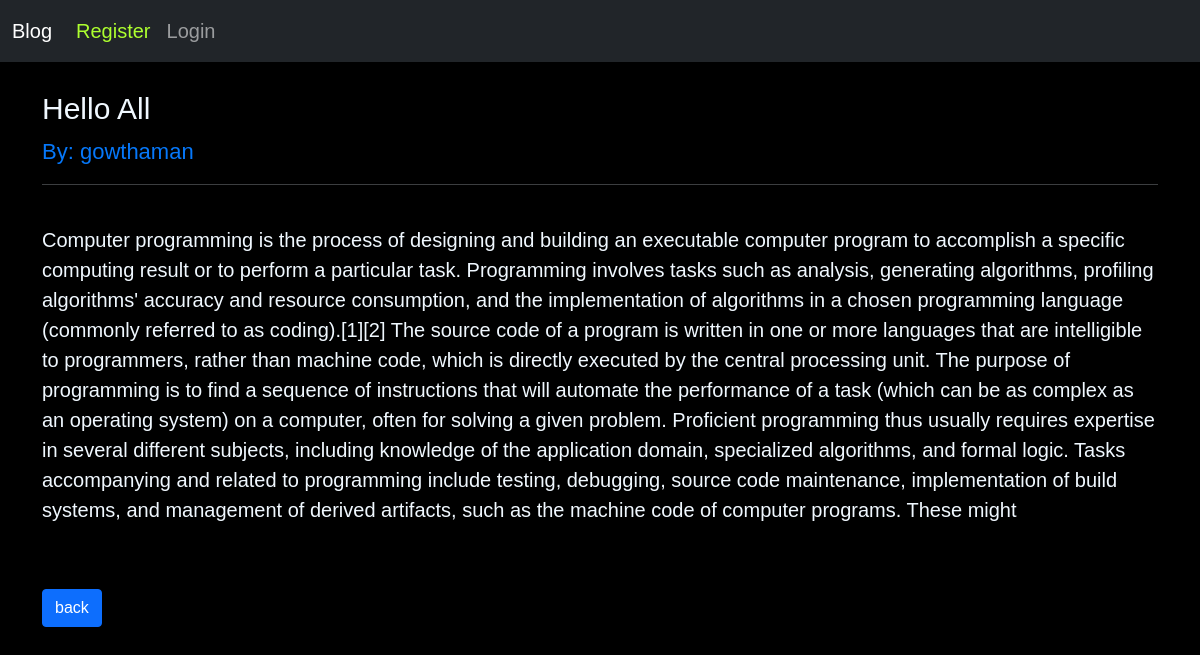
Screenshot of /article/8 with the database file from the repository.
### myblog/models.py (models this page shows, shortened)
class post(models.Model):
    title = models.CharField(max_length=25)
    author = models.ForeignKey(User, on_delete=models.CASCADE)
    body = models.TextField()

### myblog/views.py (the view)
# urls.py: path('article/<int:pk>', articleview.as_view(), name = "article"),
class articleview(DetailView):
    model = post
    template_name = "article.html"

### myblog/templates/article.html (shortened to what this page needs)
{% extends 'base.html' %}
{% block content %}
<br>
    <h1>{{post.title}} &nbsp;
    <br></h1>
    <small>By: {{post.author}}</small>
    <hr>
    <br>
    <p>{{post.body}}</p>
    <br>
    <br>
    <a href="{% url 'home'  %}" class="btn btn-primary">back</a> <br>
{% endblock %}

### myblog/templates/base.html (style rules this page uses)
body { font-family: 'Gill Sans', 'Gill Sans MT', Calibri, 'Trebuchet MS', sans-serif; background-color: black; }
h1 { color: aliceblue; margin-top: 5px; font-size: 30px; }
a { text-decoration: none; font-size: 20px; }
small { color: rgb(6, 120, 250); font-size: 22px; }
hr { color: aliceblue; }
p { color:aliceblue; font-size: 20px; }

### rows the page displays
post: title "Hello All", author "gowthaman", body "Computer programming is the process of designing and building an executable computer program to accomplish a specific computing result or to perform a particular task. Programming involves tasks such as analysis, generating algorithms, profiling algorithms' accuracy and resource consumption, and the implementation of algorithms in a chosen programming language (commonly referred to as coding).[1][2] The source code of a program is written in one or more languages that are intelligible to programmers, rather than machine code, which is directly executed by the central processing unit. The purpose of programming is to find a sequence of instructions that will automate the performance of a…"
